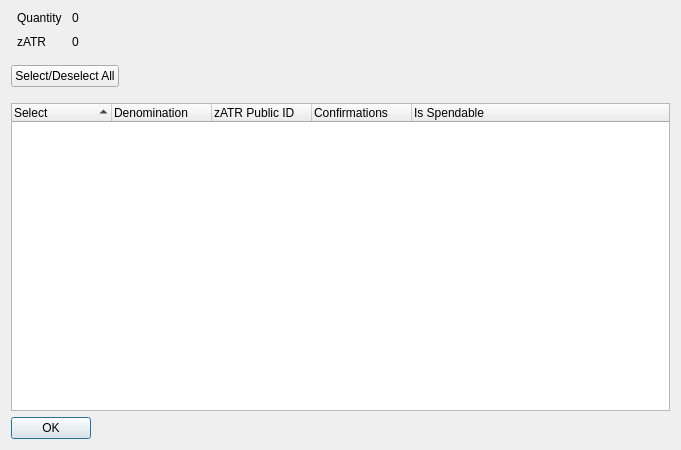
<?xml version="1.0" encoding="UTF-8"?>
<ui version="4.0">
 <class>ZATRControlDialog</class>
 <widget class="QDialog" name="ZATRControlDialog">
  <property name="geometry">
   <rect>
    <x>0</x>
    <y>0</y>
    <width>681</width>
    <height>450</height>
   </rect>
  </property>
  <property name="minimumSize">
   <size>
    <width>681</width>
    <height>450</height>
   </size>
  </property>
  <property name="windowTitle">
   <string>Select zATR to Spend</string>
  </property>
  <layout class="QVBoxLayout" name="verticalLayout" stretch="0,0,0,0">
   <item>
    <layout class="QHBoxLayout" name="horizontalLayout" stretch="0,0">
     <property name="spacing">
      <number>-1</number>
     </property>
     <property name="bottomMargin">
      <number>10</number>
     </property>
     <item>
      <layout class="QFormLayout" name="formLayout">
       <property name="horizontalSpacing">
        <number>10</number>
       </property>
       <property name="verticalSpacing">
        <number>10</number>
       </property>
       <property name="leftMargin">
        <number>6</number>
       </property>
       <property name="rightMargin">
        <number>6</number>
       </property>
       <item row="0" column="0">
        <widget class="QLabel" name="labelQuantity">
         <property name="text">
          <string>Quantity</string>
         </property>
        </widget>
       </item>
       <item row="0" column="1">
        <widget class="QLabel" name="labelQuantity_int">
         <property name="text">
          <string>0</string>
         </property>
        </widget>
       </item>
       <item row="1" column="0">
        <widget class="QLabel" name="labelZATR">
         <property name="text">
          <string>zATR</string>
         </property>
        </widget>
       </item>
       <item row="1" column="1">
        <widget class="QLabel" name="labelZATR_int">
         <property name="text">
          <string>0</string>
         </property>
        </widget>
       </item>
      </layout>
     </item>
     <item>
      <spacer name="horizontalSpacer_2">
       <property name="orientation">
        <enum>Qt::Horizontal</enum>
       </property>
       <property name="sizeHint" stdset="0">
        <size>
         <width>40</width>
         <height>20</height>
        </size>
       </property>
      </spacer>
     </item>
    </layout>
   </item>
   <item>
    <layout class="QHBoxLayout" name="horizontalLayout3" stretch="0,0">
     <property name="spacing">
      <number>14</number>
     </property>
     <property name="bottomMargin">
      <number>10</number>
     </property>
     <item>
      <widget class="QPushButton" name="pushButtonAll">
       <property name="text">
        <string>Select/Deselect All</string>
       </property>
      </widget>
     </item>
     <item>
      <spacer name="horizontalSpacer">
       <property name="orientation">
        <enum>Qt::Horizontal</enum>
       </property>
       <property name="sizeHint" stdset="0">
        <size>
         <width>40</width>
         <height>20</height>
        </size>
       </property>
      </spacer>
     </item>
    </layout>
   </item>
   <item>
    <widget class="QTreeWidget" name="treeWidget">
     <property name="sizePolicy">
      <sizepolicy hsizetype="Expanding" vsizetype="Expanding">
       <horstretch>0</horstretch>
       <verstretch>0</verstretch>
      </sizepolicy>
     </property>
     <property name="minimumSize">
      <size>
       <width>0</width>
       <height>250</height>
      </size>
     </property>
     <property name="alternatingRowColors">
      <bool>true</bool>
     </property>
     <property name="sortingEnabled">
      <bool>true</bool>
     </property>
     <property name="columnCount">
      <number>5</number>
     </property>
     <attribute name="headerDefaultSectionSize">
      <number>100</number>
     </attribute>
     <column>
      <property name="text">
       <string notr="true">Select</string>
      </property>
     </column>
     <column>
      <property name="text">
       <string notr="true">Denomination</string>
      </property>
     </column>
     <column>
      <property name="text">
       <string notr="true">zATR Public ID</string>
      </property>
     </column>
     <column>
      <property name="text">
       <string notr="true">Confirmations</string>
      </property>
     </column>
     <column>
      <property name="text">
       <string>Is Spendable</string>
      </property>
     </column>
    </widget>
   </item>
   <item>
    <widget class="QDialogButtonBox" name="buttonBox">
     <property name="sizePolicy">
      <sizepolicy hsizetype="Maximum" vsizetype="Fixed">
       <horstretch>0</horstretch>
       <verstretch>0</verstretch>
      </sizepolicy>
     </property>
     <property name="orientation">
      <enum>Qt::Horizontal</enum>
     </property>
     <property name="standardButtons">
      <set>QDialogButtonBox::Ok</set>
     </property>
    </widget>
   </item>
  </layout>
 </widget>
 <resources/>
 <connections>
  <connection>
   <sender>buttonBox</sender>
   <signal>accepted()</signal>
   <receiver>ZATRControlDialog</receiver>
   <slot>accept()</slot>
   <hints>
    <hint type="sourcelabel">
     <x>248</x>
     <y>254</y>
    </hint>
    <hint type="destinationlabel">
     <x>157</x>
     <y>274</y>
    </hint>
   </hints>
  </connection>
  <connection>
   <sender>buttonBox</sender>
   <signal>rejected()</signal>
   <receiver>ZATRControlDialog</receiver>
   <slot>reject()</slot>
   <hints>
    <hint type="sourcelabel">
     <x>316</x>
     <y>260</y>
    </hint>
    <hint type="destinationlabel">
     <x>286</x>
     <y>274</y>
    </hint>
   </hints>
  </connection>
 </connections>
</ui>
